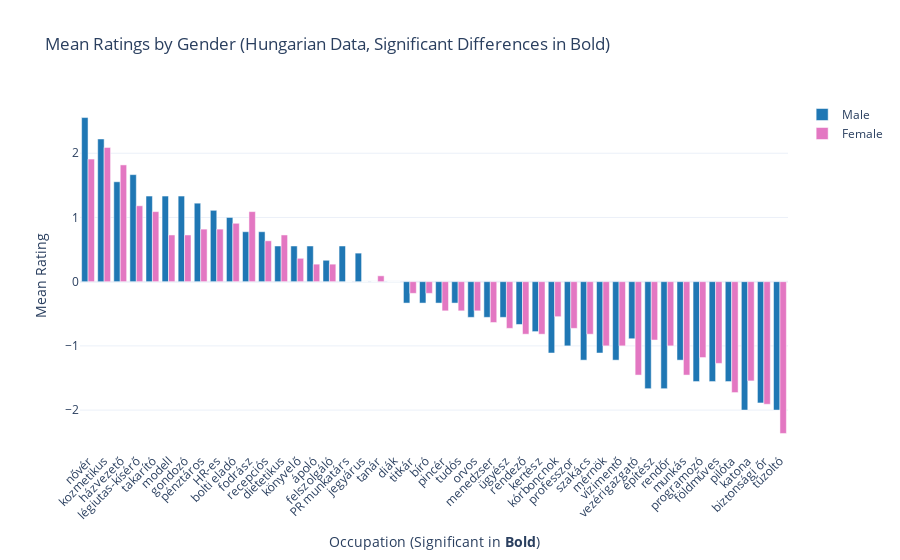

The cell this chart's notebook holds for it:
### Code cell
# Two Sample T-Test between male and female participants for each occupation word

results = []
for col in rating_columns:
    male_ratings = df_hu_male[col].dropna().astype(float)
    female_ratings = df_hu_female[col].dropna().astype(float)
    # Only test if both groups have at least 2 ratings
    if len(male_ratings) > 1 and len(female_ratings) > 1:
        t_stat, p_value = stats.ttest_ind(male_ratings, female_ratings, equal_var=False)
        mean_male = male_ratings.mean()
        mean_female = female_ratings.mean()
        results.append({
            'occupation': col,
            'mean_male': mean_male,
            'mean_female': mean_female,
            't_stat': t_stat,
            'p_value': p_value,
            'significant': p_value < 0.05
        })

df_ttest = pd.DataFrame(results)

# Add overall mean rating for sorting
df_ttest['overall_mean'] = (df_ttest['mean_male'] + df_ttest['mean_female']) / 2

# Sort by overall mean rating
df_ttest_sorted = df_ttest.sort_values('overall_mean', ascending=False)

# # Sort by mean difference for visualization
# df_ttest['mean_diff'] = df_ttest['mean_male'] - df_ttest['mean_female']
# df_ttest_sorted = df_ttest.sort_values('mean_diff', ascending=False)

# Prepare axis labels: bold for significant
def bold_label(row):
    return f"<b>{row['occupation']}</b>" if row['significant'] else row['occupation']

df_ttest_sorted['occupation_label'] = df_ttest_sorted.apply(bold_label, axis=1)

# Plot
fig = go.Figure()
fig.add_trace(go.Bar(
    x=df_ttest_sorted['occupation_label'],
    y=df_ttest_sorted['mean_male'],
    name='Male',
    marker_color='#1f77b4'
))
fig.add_trace(go.Bar(
    x=df_ttest_sorted['occupation_label'],
    y=df_ttest_sorted['mean_female'],
    name='Female',
    marker_color='#e377c2'
))
fig.update_layout(
    barmode='group',
    title='Mean Ratings by Gender (Hungarian Data, Significant Differences in Bold)',
    xaxis_title='Occupation (Significant in <b>Bold</b>)',
    yaxis_title='Mean Rating',
    xaxis_tickangle=-45,
    template='plotly_white'
)
fig.show()

# Save results and plot
df_ttest_sorted.to_excel('occupations_gender_ttest_hu.xlsx', index=False)
fig.write_html('occupations_gender_ttest_hu.html')
fig.write_image('occupations_gender_ttest_hu.png', scale=2, width=1000, height=500)

### Figure 1 — Plotly figure (JSON) as saved in the notebook; plotly's stock layout.template omitted (floating-point values rounded to 4 significant figures)
{"data": [{"marker": {"color": "#1f77b4"}, "name": "Male", "type": "bar", "x": ["nővér", "kozmetikus", "házvezető", "légiutas-kísérő", "takarító", "modell", "gondozó", "pénztáros", "HR-es", "bolti eladó", "fodrász", "recepciós", "dietetikus", "könyvelő", "ápoló", "felszolgáló", "PR munkatárs", "jegyárus", "tanár", "diák", "titkár", "bíró", "pincér", "tudós", "orvos", "menedzser", "ügyész", "rendező", "kertész", "kórboncnok", "professzor", "szakács", "mérnök", "vízimentő", "vezérigazgató", "építész", "rendőr", "munkás", "programozó", "földműves", "pilóta", "katona", "biztonsági őr", "tűzoltó"], "y": [2.556, 2.222, 1.556, 1.667, 1.333, 1.333, 1.333, 1.222, 1.111, 1.0, 0.7778, 0.7778, 0.5556, 0.5556, 0.5556, 0.3333, 0.5556, 0.4444, 0.0, 0.0, -0.3333, -0.3333, -0.3333, -0.3333, -0.5556, -0.5556, -0.5556, -0.6667, -0.7778, -1.111, -1.0, -1.222, -1.111, -1.222, -0.8889, -1.667, -1.667, -1.222, -1.556, -1.556, -1.556, -2.0, -1.889, -2.0]}, {"marker": {"color": "#e377c2"}, "name": "Female", "type": "bar", "x": ["nővér", "kozmetikus", "házvezető", "légiutas-kísérő", "takarító", "modell", "gondozó", "pénztáros", "HR-es", "bolti eladó", "fodrász", "recepciós", "dietetikus", "könyvelő", "ápoló", "felszolgáló", "PR munkatárs", "jegyárus", "tanár", "diák", "titkár", "bíró", "pincér", "tudós", "orvos", "menedzser", "ügyész", "rendező", "kertész", "kórboncnok", "professzor", "szakács", "mérnök", "vízimentő", "vezérigazgató", "építész", "rendőr", "munkás", "programozó", "földműves", "pilóta", "katona", "biztonsági őr", "tűzoltó"], "y": [1.909, 2.091, 1.818, 1.182, 1.091, 0.7273, 0.7273, 0.8182, 0.8182, 0.9091, 1.091, 0.6364, 0.7273, 0.3636, 0.2727, 0.2727, 0.0, 0.0, 0.09091, 0.0, -0.1818, -0.1818, -0.4545, -0.4545, -0.4545, -0.6364, -0.7273, -0.8182, -0.8182, -0.5455, -0.7273, -0.8182, -1.0, -1.0, -1.455, -0.9091, -1.0, -1.455, -1.182, -1.273, -1.727, -1.545, -1.909, -2.364]}], "layout": {"barmode": "group", "title": {"text": "Mean Ratings by Gender (Hungarian Data, Significant Differences in Bold)"}, "xaxis": {"tickangle": -45, "title": {"text": "Occupation (Significant in <b>Bold</b>)"}}, "yaxis": {"title": {"text": "Mean Rating"}}}}
